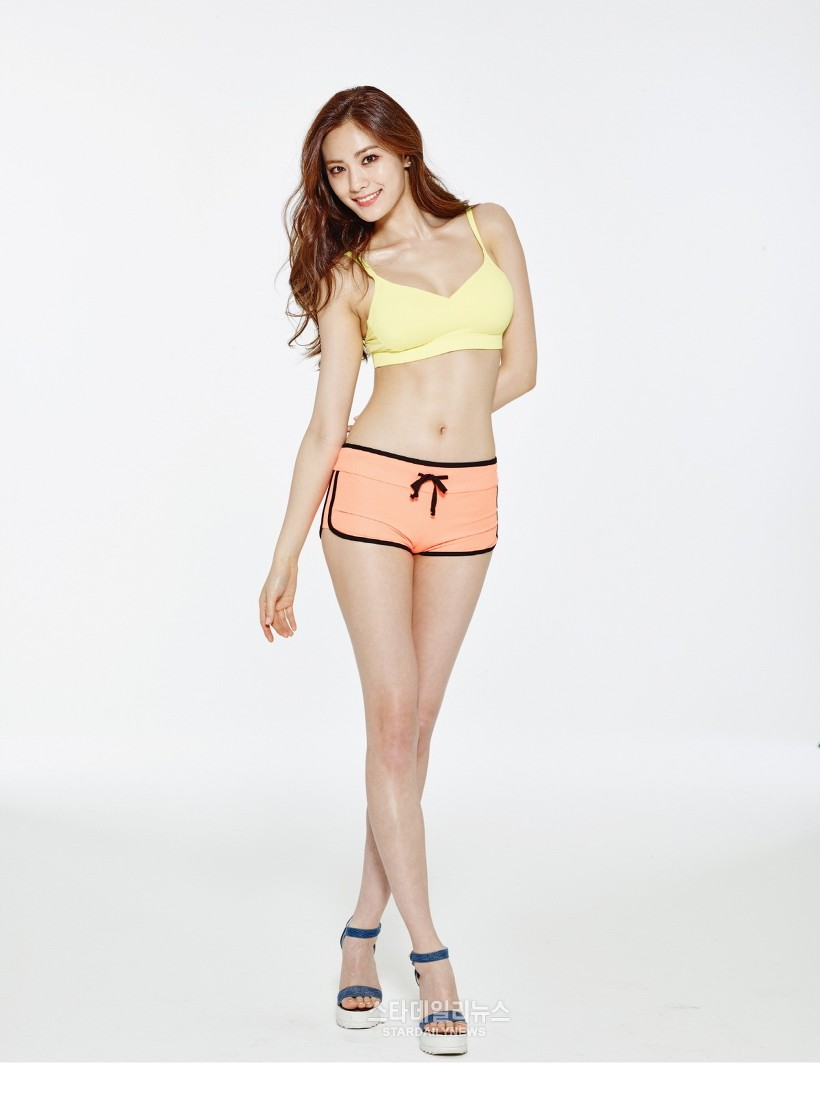
#> input picture images/nana.jpg, 820 x 1093 px
$ python Rotaition.py
#> lines starting #> are read from the running program, lines starting #| are printed output that depends on the picture
import cv2
import numpy as np

img = cv2.imread('images/nana.jpg')
#> img is the input picture: shape (1093, 820, 3); mean B, G, R 225.9, 228.5, 232.3
h, w = img.shape[:2]
#> h = 1093; w = 820
M1 = cv2.getRotationMatrix2D((w/2,h/2), 90, 1)

img = cv2.warpAffine(img, M1, (w, h))
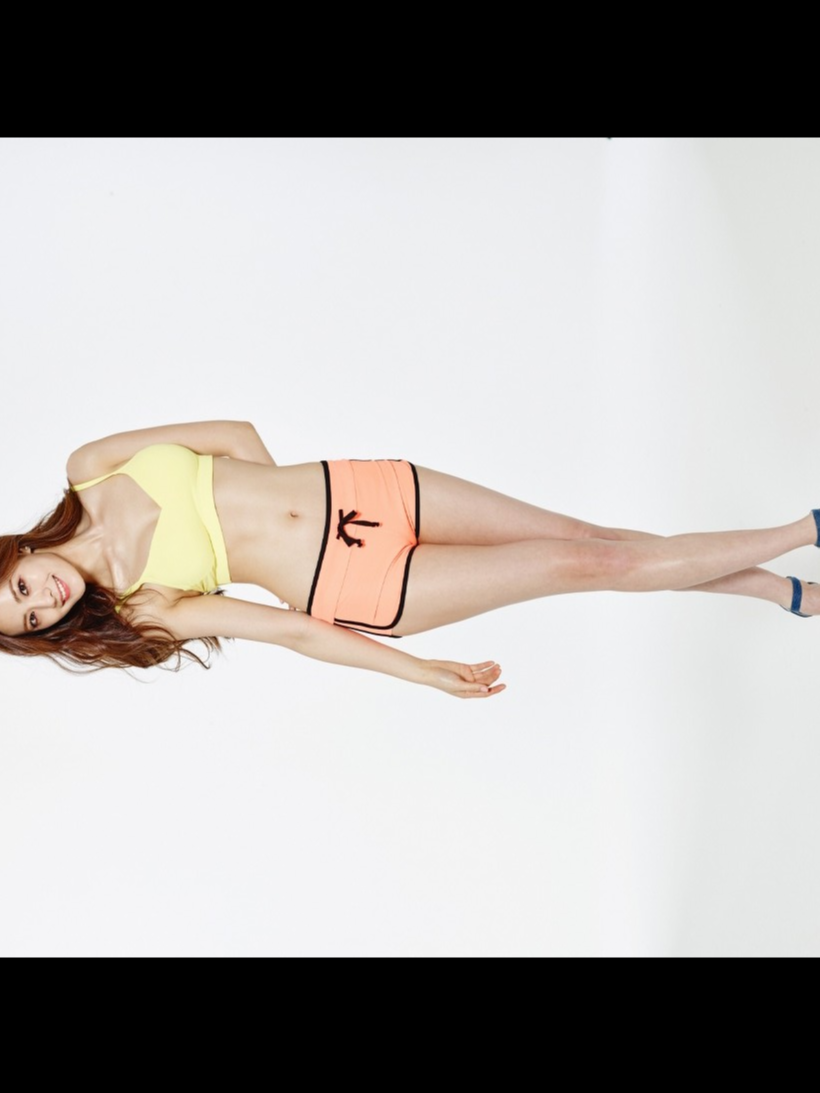
#> img: shape (1093, 820, 3); mean B, G, R 168, 170.5, 174.2

cv2.imshow('90도 회전', img)
cv2.waitKey(0)
cv2.destroyAllWindows()
